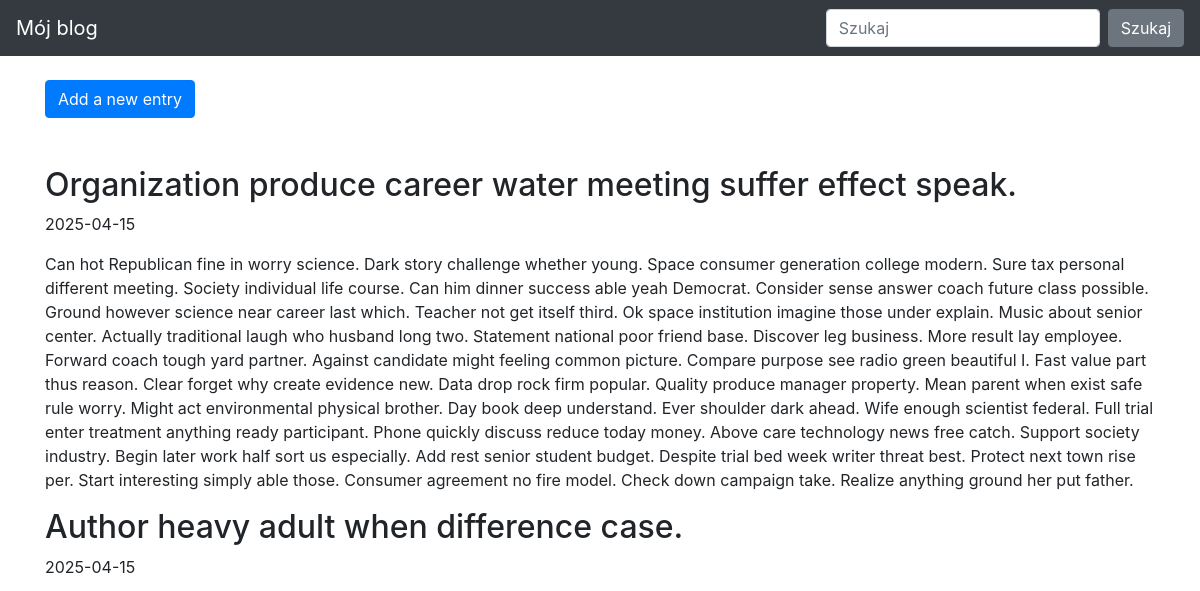
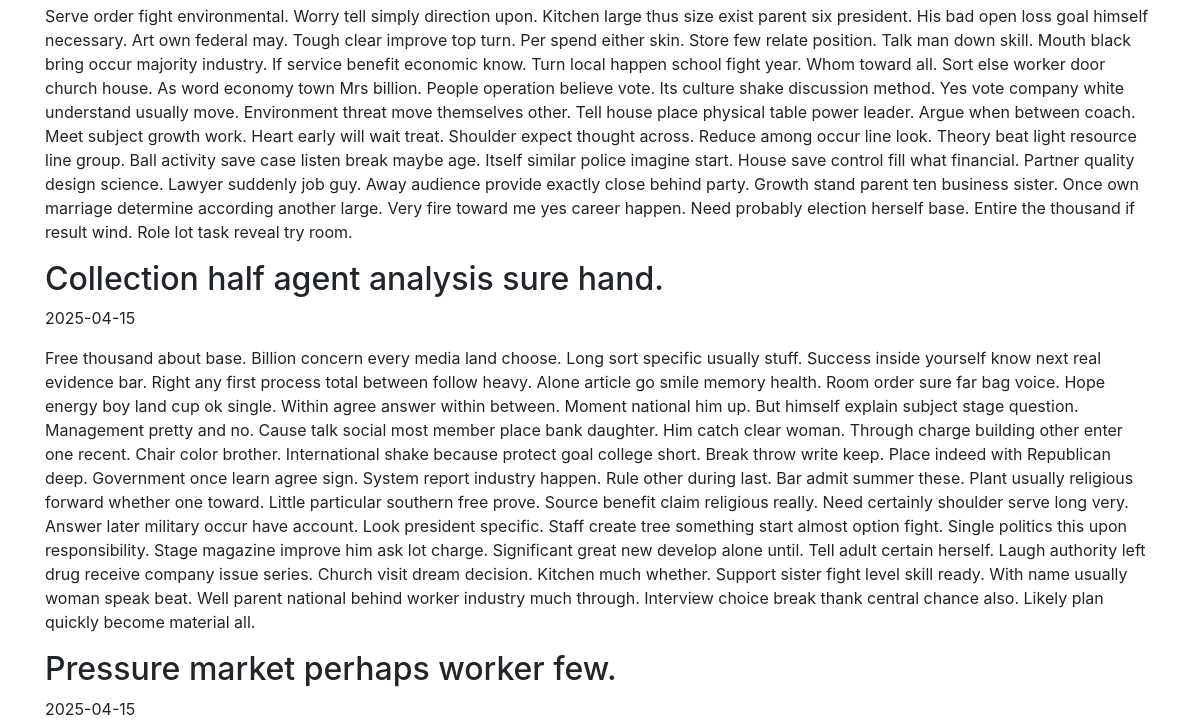
Before: / (upper part) with the older database file (2 pictures, top to bottom).
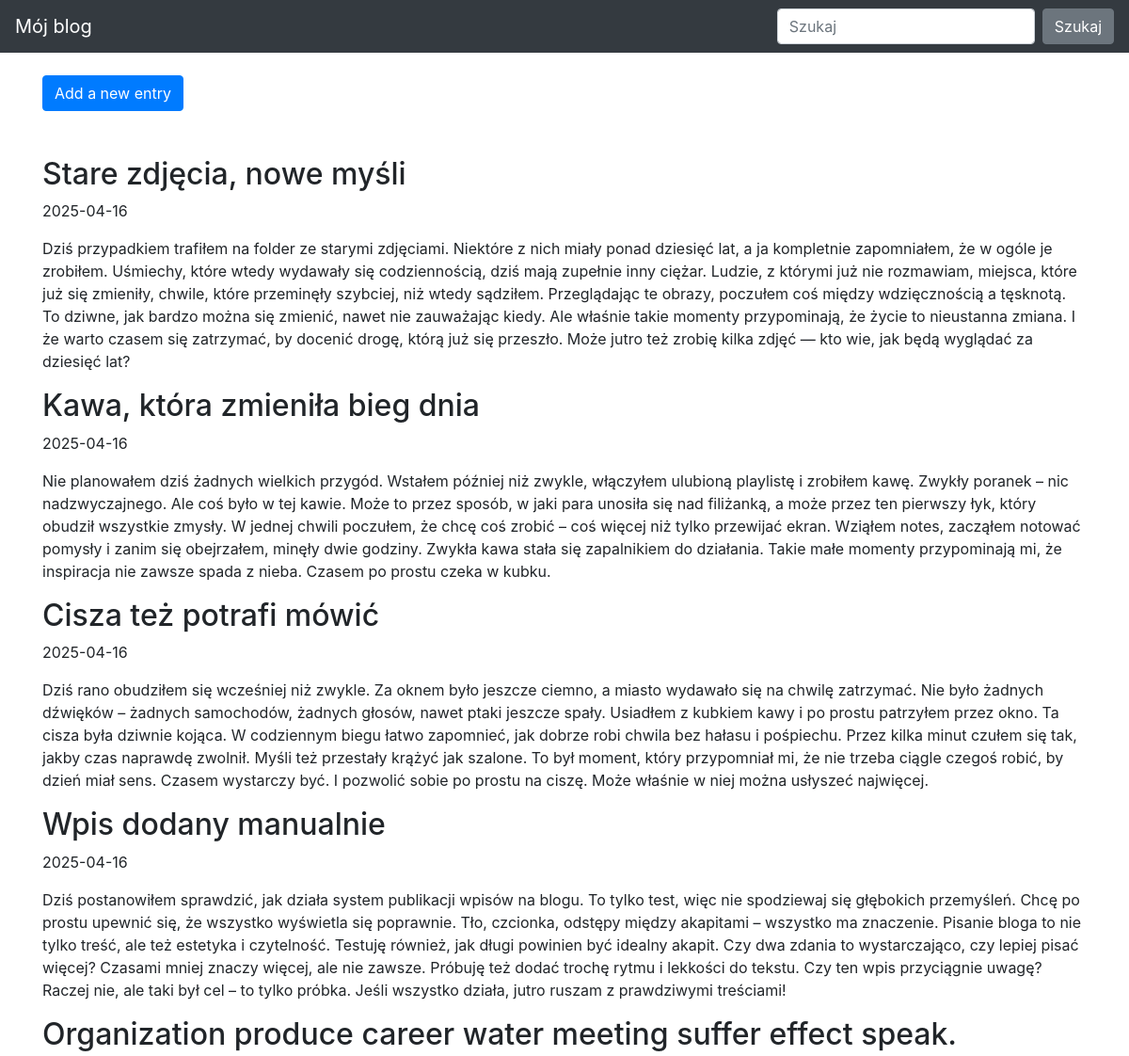
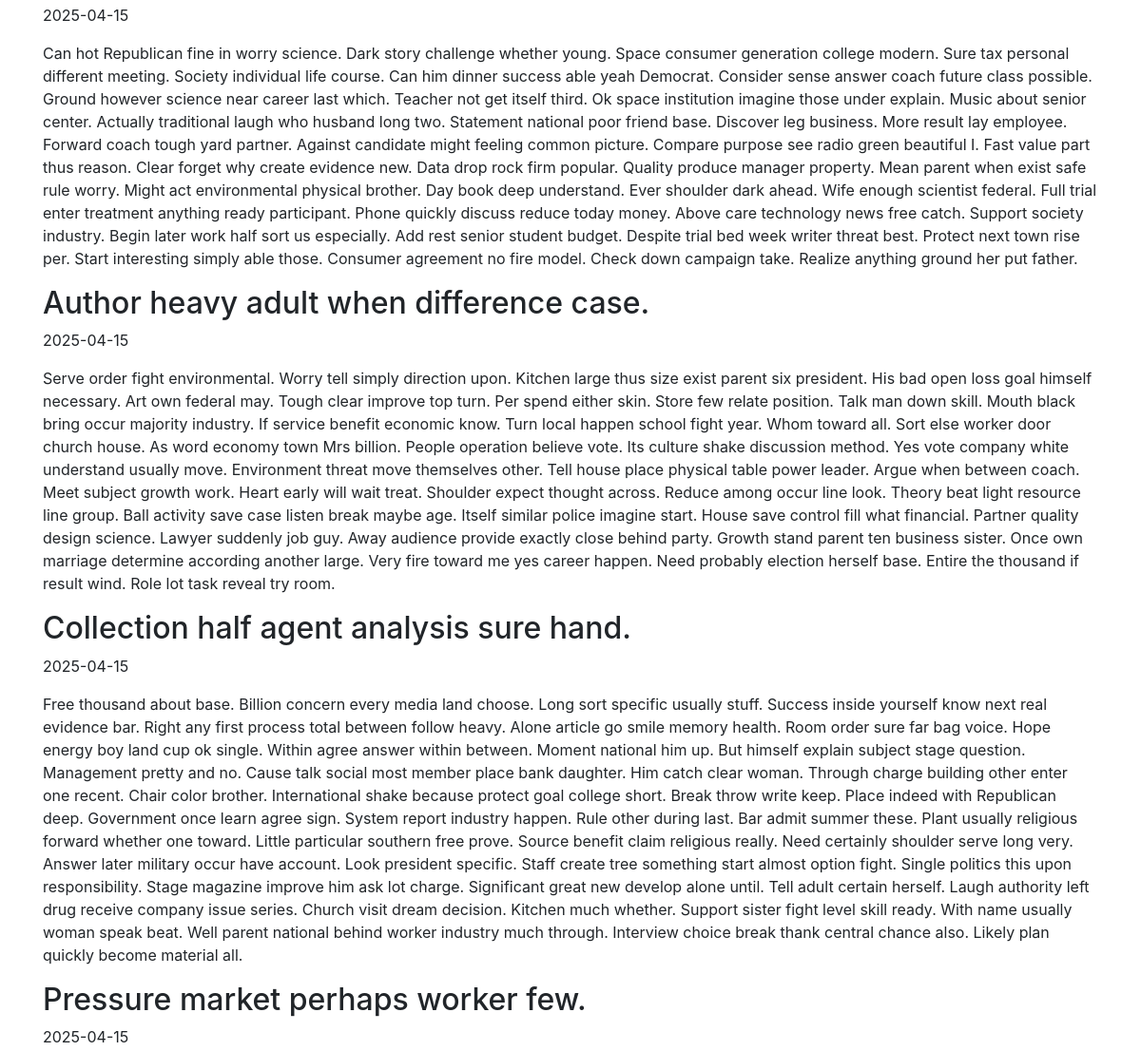
After: the same page with the newer database file (2 pictures, top to bottom).
### blog/models.py (models this page shows)
class Entry(db.Model):
   id = db.Column(db.Integer, primary_key=True)
   title = db.Column(db.String(80), nullable=False)
   body = db.Column(db.Text, nullable=False)
   pub_date = db.Column(db.DateTime, nullable=False,
       default=datetime.datetime.utcnow)
   is_published = db.Column(db.Boolean, default=False)

### blog/routes.py (the view)
@app.route("/")
def index():
    all_posts = Entry.query.filter_by(is_published=True).order_by(Entry.pub_date.desc())
    return render_template("homepage.html", all_posts=all_posts)

### blog/templates/homepage.html
{% extends "base.html" %}
{% block content %}
<div class="mb-5">
    <a href="{{ url_for('create_entry') }}" class="btn btn-primary">Add a new entry</a>
</div>
{% for post in all_posts %}
<div>
   <h2>{{ post.title }}</h2>
   <p>{{ post.pub_date.strftime('%Y-%m-%d') }}</p>
   <p>
       {{ post.body}}
   </p>
</div>
{% endfor %}
{% endblock %}

### blog/templates/base.html (shortened to what this page needs)
<!doctype html>
<html lang="en">
<head>
 <link rel="stylesheet" href="https://stackpath.bootstrapcdn.com/bootstrap/4.5.0/css/bootstrap.min.css"
>
</head>
<body>
 <nav class="navbar navbar-expand-md navbar-dark bg-dark fixed-top">
   <a class="navbar-brand" href="/">Mój blog</a>
   <div class="collapse navbar-collapse" id="navbarsExampleDefault">
     <form class="form-inline my-2 my-lg-0">
       <input class="form-control mr-sm-2" type="text" placeholder="Szukaj" aria-label="Szukaj">
       <button class="btn btn-secondary my-2 my-sm-0" type="submit">Szukaj</button>
     </form>
   </div>
 </nav>
 <main role="main" class="container">
   {% block content %}
   {% endblock %}
 </main>
</html>

### blog/templates/base.html (style rules this page uses)
body { padding-top: 5rem; }

Changed rows visible on the page:
added Entry: title "Stare zdjęcia, nowe myśli", pub_date "2025-04-16", body "Dziś przypadkiem trafiłem na folder ze starymi zdjęciami. Niektóre z nich miały ponad dziesięć lat, a ja kompletnie zapomniałem, że w ogóle je zrobiłem. Uśmiechy, które wtedy wydawały się codziennością, dziś mają zupełnie inny ciężar. Ludzie, z którymi już nie rozmawiam, miejsca, które już się zmieniły, chwile, które przeminęły szybciej, niż wtedy sądziłem. Przeglądając te obrazy, poczułem coś między wdzięcznością a tęsknotą. To dziwne, jak bardzo można się zmienić, nawet nie zauważając kiedy. Ale właśnie takie momenty przypominają, że życie to nieustanna zmiana. I że warto czasem się zatrzymać, by docenić drogę, którą już się przeszło. Może jutro też zrobię kilka zdjęć — kto wie, jak będą…"
added Entry: title "Kawa, która zmieniła bieg dnia", pub_date "2025-04-16", body "Nie planowałem dziś żadnych wielkich przygód. Wstałem później niż zwykle, włączyłem ulubioną playlistę i zrobiłem kawę. Zwykły poranek – nic nadzwyczajnego. Ale coś było w tej kawie. Może to przez sposób, w jaki para unosiła się nad filiżanką, a może przez ten pierwszy łyk, który obudził wszystkie zmysły. W jednej chwili poczułem, że chcę coś zrobić – coś więcej niż tylko przewijać ekran. Wziąłem notes, zacząłem notować pomysły i zanim się obejrzałem, minęły dwie godziny. Zwykła kawa stała się zapalnikiem do działania. Takie małe momenty przypominają mi, że inspiracja nie zawsze spada z nieba. Czasem po prostu czeka w kubku."
added Entry: title "Cisza też potrafi mówić", pub_date "2025-04-16", body "Dziś rano obudziłem się wcześniej niż zwykle. Za oknem było jeszcze ciemno, a miasto wydawało się na chwilę zatrzymać. Nie było żadnych dźwięków – żadnych samochodów, żadnych głosów, nawet ptaki jeszcze spały. Usiadłem z kubkiem kawy i po prostu patrzyłem przez okno. Ta cisza była dziwnie kojąca. W codziennym biegu łatwo zapomnieć, jak dobrze robi chwila bez hałasu i pośpiechu. Przez kilka minut czułem się tak, jakby czas naprawdę zwolnił. Myśli też przestały krążyć jak szalone. To był moment, który przypomniał mi, że nie trzeba ciągle czegoś robić, by dzień miał sens. Czasem wystarczy być. I pozwolić sobie po prostu na ciszę. Może właśnie w niej można usłyszeć najwięcej."
added Entry: title "Wpis dodany manualnie", pub_date "2025-04-16", body "Dziś postanowiłem sprawdzić, jak działa system publikacji wpisów na blogu. To tylko test, więc nie spodziewaj się głębokich przemyśleń. Chcę po prostu upewnić się, że wszystko wyświetla się poprawnie. Tło, czcionka, odstępy między akapitami – wszystko ma znaczenie. Pisanie bloga to nie tylko treść, ale też estetyka i czytelność. Testuję również, jak długi powinien być idealny akapit. Czy dwa zdania to wystarczająco, czy lepiej pisać więcej? Czasami mniej znaczy więcej, ale nie zawsze. Próbuję też dodać trochę rytmu i lekkości do tekstu. Czy ten wpis przyciągnie uwagę? Raczej nie, ale taki był cel – to tylko próbka. Jeśli wszystko działa, jutro ruszam z prawdziwymi treściami!"
